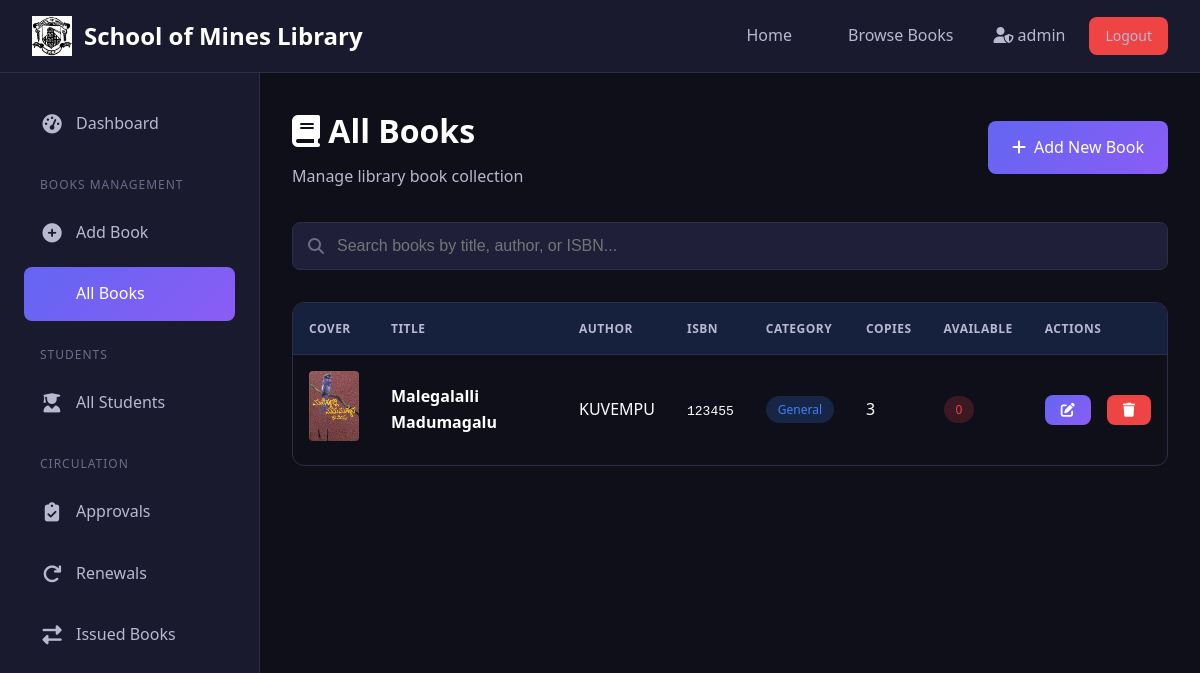
Page /admin/books (signed in) on the earlier database version.
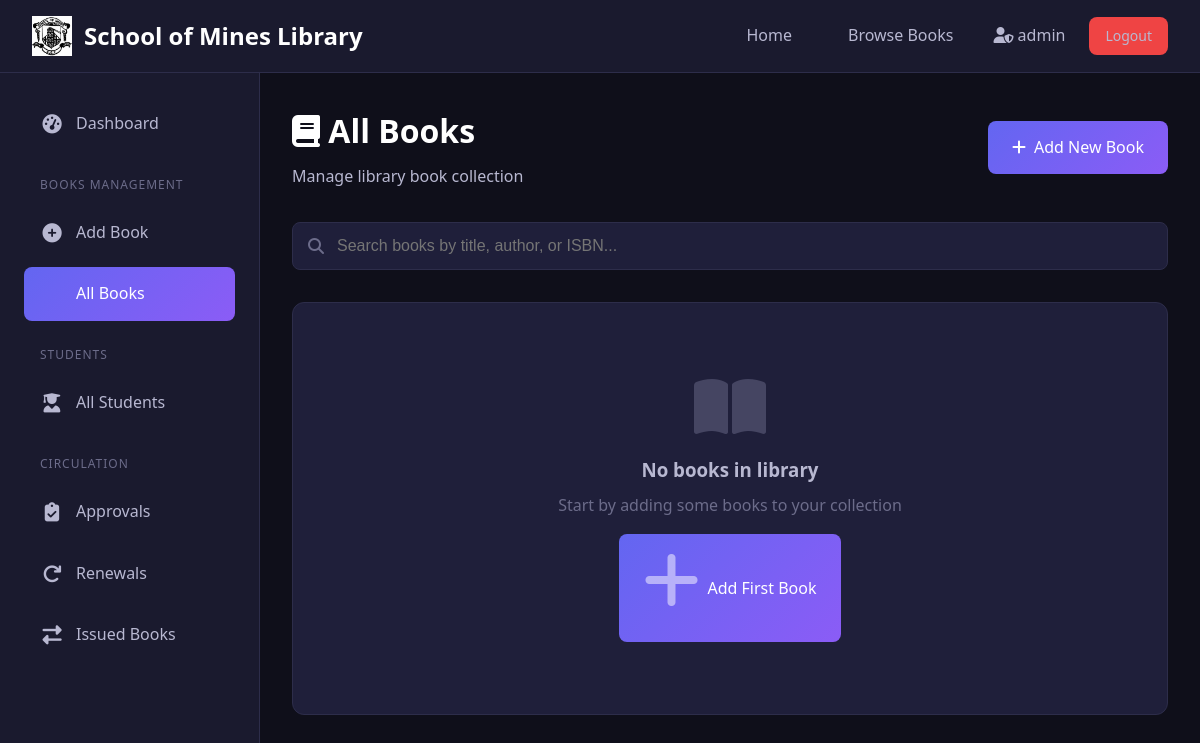
Same page on the later database version.
### app.py (models this page shows)
class Book(db.Model):
    id = db.Column(db.Integer, primary_key=True)
    title = db.Column(db.String(200), nullable=False)
    author = db.Column(db.String(100), nullable=False)
    author_born_year = db.Column(db.Integer)
    author_died_year = db.Column(db.Integer)  # Optional - None if still alive
    book_published_year = db.Column(db.Integer)
    author_description= db.Column(db.Text)
    isbn = db.Column(db.String(50), unique=True, nullable=False)
    branch_category= db.Column(db.String(100), nullable=False)
    cover_image = db.Column(db.String(500))  # Store Cloudinary URL (up to 500 chars)
    total_copies = db.Column(db.Integer, default=1)
    available_copies = db.Column(db.Integer, default=1)
    created_at = db.Column(db.DateTime, default=datetime.utcnow)
    reservations = db.relationship('Reservation', backref='book', lazy=True)
    issued_books = db.relationship('IssuedBook', backref='book', lazy=True)

### app.py (the view)
@app.route('/admin/books')
@admin_required
def admin_books():
    books = Book.query.all()
    return render_template('admin_books.html', books=books)

### app.py (called while the page is built)
@app.context_processor
def utility_processor():
    return {'now': datetime.utcnow}

def admin_required(f):
    @wraps(f)
    def decorated_function(*args, **kwargs):
        if 'admin_id' not in session:
            flash('Please login as admin to access this page.', 'error')
            return redirect(url_for('admin_login'))
        return f(*args, **kwargs)
    return decorated_function

### templates/admin_books.html (shortened to what this page needs)
{% extends 'admin_base.html' %}
{% block admin_content %}
<div class="page-header flex-between">
    <div>
        <h1><i class="fas fa-book"></i> All Books</h1>
        <p>Manage library book collection</p>
    </div>
    <a href="{{ url_for('add_book') }}" class="btn btn-primary">
        <i class="fas fa-plus"></i> Add New Book
    </a>
</div>
<div class="search-bar">
    <div class="search-input">
        <i class="fas fa-search"></i>
        <input type="text" id="searchInput" placeholder="Search books by title, author, or ISBN..." onkeyup="filterBooks()">
    </div>
</div>
{% if books %}
<div class="table-container">
    <table class="table" id="booksTable">
        <thead>
            <tr>
                <th>Cover</th>
                <th>Title</th>
                <th>Author</th>
                <th>ISBN</th>
                <th>Category</th>
                <th>Copies</th>
                <th>Available</th>
                <th>Actions</th>
            </tr>
        </thead>
        <tbody>
            {% for book in books %}
            <tr>
                <td>
                    <img src="{{ url_for('static', filename='uploads/covers/' + book.cover_image) }}"
                         alt="{{ book.title }}"
                         style="width: 50px; height: 70px; object-fit: cover; border-radius: 4px;"
                         onerror="this.src='https://via.placeholder.com/50x70/1a1a2e/6366f1?text=No+Cover'">
                </td>
                <td><strong>{{ book.title }}</strong></td>
                <td>{{ book.author }}</td>
                <td><code>{{ book.isbn }}</code></td>
                <td><span class="badge badge-info">{{ book.branch_category }}</span></td>
                <td>{{ book.total_copies }}</td>
                <td>
                    <span class="badge badge-{{ 'success' if book.available_copies > 0 else 'danger' }}">
                        {{ book.available_copies }}
                    </span>
                </td>
                <td>
                    <div class="action-buttons">
                        <a href="{{ url_for('edit_book', book_id=book.id) }}" class="btn btn-primary btn-sm" style="margin-right: 0.5rem;">
                            <i class="fas fa-edit"></i>
                        </a>
                        <form action="{{ url_for('delete_book', book_id=book.id) }}" method="POST"
                              onsubmit="return confirm('Are you sure you want to delete this book?');">
                            <button type="submit" class="btn btn-danger btn-sm">
                                <i class="fas fa-trash"></i>
                            </button>
                        </form>
                    </div>
                </td>
            </tr>
            {% endfor %}
        </tbody>
    </table>
</div>
{% else %}
<div class="card">
    <div class="empty-state">
        <i class="fas fa-book-open"></i>
        <h3>No books in library</h3>
        <p>Start by adding some books to your collection</p>
        <a href="{{ url_for('add_book') }}" class="btn btn-primary mt-2">
            <i class="fas fa-plus"></i> Add First Book
        </a>
    </div>
</div>
{% endif %}
{% endblock %}

Differences in the rows shown:
removed Book: cover_image (picture), title "Malegalalli Madumagalu", author "KUVEMPU", isbn "123455", branch_category "General", total_copies "3", available_copies "0"
Other differences:
text no longer shown: "COVER TITLE AUTHOR ISBN CATEGORY COPIES AVAILABLE ACTIONS"
text now shown: "No books in library Start by adding some books to your collection Add First Book"
